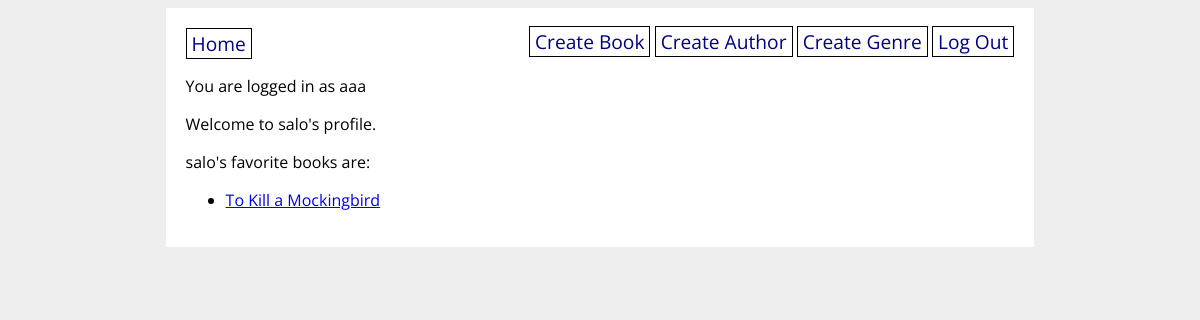
The page /profile/salo (signed in) on the database its author committed.
### books_app/models.py (models this page shows, shortened)
class User(UserMixin, db.Model):
    id = db.Column(db.Integer, primary_key=True)
    username = db.Column(db.String(80), nullable=False, unique=True)
    password = db.Column(db.String(200), nullable=False)
    favorite_books = db.relationship(
        'Book', secondary='user_book', back_populates='users_who_favorited')

class Book(db.Model):
    id = db.Column(db.Integer, primary_key=True)
    title = db.Column(db.String(80), nullable=False)
    publish_date = db.Column(db.Date)
    author_id = db.Column(db.Integer, db.ForeignKey('author.id'), nullable=False)
    author = db.relationship('Author', back_populates='books')
    audience = db.Column(db.Enum(Audience), default=Audience.ALL)
    genres = db.relationship(
        'Genre', secondary='book_genre', back_populates='books')
    users_who_favorited = db.relationship(
        'User', secondary='user_book', back_populates='favorite_books')

### books_app/main/routes.py (the view)
@main.route('/profile/<username>')
def profile(username):
    user = User.query.filter_by(username=username).one()
    return render_template('profile.html', user=user)

### books_app/__init__.py (called while the page is built)
@login_manager.user_loader
def load_user(user_id):
    return User.query.get(user_id)

### books_app/templates/profile.html
{% extends 'base.html' %}
{% block content %}
<p>
Welcome to {{ user.username }}'s profile.
</p>
<p>
    {{ user.username }}'s favorite books are:
    <ul>
        {% for book in user.favorite_books %}
        <li><a href="/book/{{ book.id }}">{{ book.title }}</a></li>
        {% endfor %}
    </ul>
</p>
{% endblock %}

### books_app/templates/base.html (shortened to what this page needs)
<!DOCTYPE html>
<html>
    <head>
        <link rel="stylesheet" href="/static/style.css">
    </head>
    <body>
        <div id="content">
            <nav>
                <a href="/">Home</a>
                <div>
                    {% if current_user.is_authenticated %}
                    <a href="/create_book">Create Book</a>
                    <a href="/create_author">Create Author</a>
                    <a href="/create_genre">Create Genre</a>
                    <a href="/logout">Log Out</a>
                    {% else %}
                    <a href="/signup">Sign Up</a>
                    <a href="/login">Log In</a>
                    {% endif %}
                </div>
            </nav>
            {% if current_user.is_authenticated %}
            <p>You are logged in as {{ current_user.username }}</p>
            {% endif %}
            {% block content %}{% endblock %}
        </div>
    </body>
</html>

### books_app/static/style.css (style rules this page uses)
body { display: flex; flex-direction: column; align-items: center; background-color: #eee; font-family: 'Open Sans', sans-serif; }
#content { width: 70%; background-color: white; padding: 20px; }
nav { width: 100%; display: flex; flex-direction: row; justify-content: space-between; }
nav a { color: navy; text-decoration: none; border: 1px solid black; padding: 1px 5px; font-size: 1.2em; }

### rows shown on the page
User: username "aaa"
User: username "salo"
Book: title "To Kill a Mockingbird"
